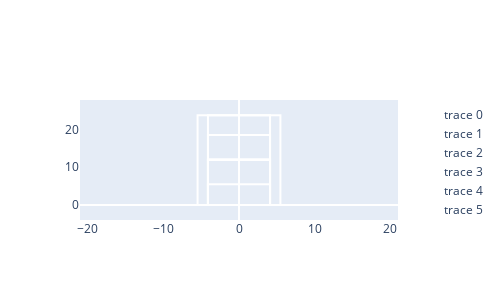

Notebook cell for this chart:
### Code cell
hide_me
#https://www.cours-gratuit.com/tutoriel-python/tutoriel-python-matriser-la-bibliothque-ipywidgets
import ipywidgets as widgets
from ipywidgets import interact
from IPython.display import display, Javascript
from IPython.display import clear_output

##DISPLAY box
def display_menu():
    display(widgets.VBox([widgets.HBox([btn_nextpoint,btn_prevpoint,btn_pause,btn_play, btn_plus_2sec, btn_minus_2sec, btn_end])
                          , widgets.HBox([btn_nextpoint_last, btn_prevpoint_last, widget_shot_index, widget_shot_result,widget_bounce_x,widget_bounce_y])]))


btn_nextpoint = widgets.Button(description='Next Point', layout = widgets.Layout(width='160px'))
btn_prevpoint = widgets.Button(description='Prev Point', layout = widgets.Layout(width='160px'))
#display(btn_nextpoint)
btn_pause = widgets.Button(description='||', layout = widgets.Layout(width='160px'))
btn_play = widgets.Button(description='>', layout = widgets.Layout(width='160px'))
btn_end = widgets.Button(description='End', layout = widgets.Layout(width='160px'))
btn_start = widgets.Button(description='Start', layout = widgets.Layout(width='160px'))
btn_plus_2sec = widgets.Button(description='+2s', layout = widgets.Layout(width='160px'))
btn_minus_2sec = widgets.Button(description='-2s', layout = widgets.Layout(width='160px'))

def nextpoint_handler(btn_object):
    #print('You pressed the {} button!'.format(btn_object.description))
    clear_output()
    display_menu()
    display(Javascript('IPython.notebook.execute_cell_range(IPython.notebook.get_selected_index()-2, IPython.notebook.get_selected_index()-1)'))
    display_point_infos(current_point+1)
def prevpoint_handler(btn_object):
    #print('You pressed the {} button!'.format(btn_object.description))
    clear_output()
    display_menu()
    display(Javascript('IPython.notebook.execute_cell_range(IPython.notebook.get_selected_index()-1, IPython.notebook.get_selected_index())'))
    display_point_infos(current_point+1)
def pause_handler(btn_object):
    player.set_pause(1)
def play_handler(btn_object):
    player.set_pause(0)
def end_handler(btn_end):
    player.release()
def start_handler(btn_start):
    # call the video method
    player = video(filename)
    #GO to point 1
    current_point=0
    return player
def p2sec_handler(btn_object):
    time = player.get_time()
    player.set_time(time+2000)
def m2sec_handler(btn_object):
    time = player.get_time()
    player.set_time(time-2000)
            
#player = btn_start.on_click(start_handler)
btn_nextpoint.on_click(nextpoint_handler)
btn_prevpoint.on_click(prevpoint_handler)
btn_pause.on_click(pause_handler)
btn_play.on_click(play_handler)
btn_end.on_click(end_handler)
btn_plus_2sec.on_click(p2sec_handler)
btn_minus_2sec.on_click(m2sec_handler)

btn_nextpoint_last = widgets.Button(description='Next (last)', layout = widgets.Layout(width='160px'))
btn_prevpoint_last = widgets.Button(description='Prev (last)', layout = widgets.Layout(width='160px'))

def nextpoint_last_handler(btn_object):
    #print('You pressed the {} button!'.format(btn_object.description))
    clear_output()
    display_menu()
    display(Javascript('IPython.notebook.execute_cell_range(IPython.notebook.get_selected_index()-4, IPython.notebook.get_selected_index()-3)'))
    player.set_pause(1)
    display_point_infos(current_point+1)
    trace_point(current_point+1)

def prevpoint_last_handler(btn_object):
    #print('You pressed the {} button!'.format(btn_object.description))
    clear_output()
    display_menu()
    display(Javascript('IPython.notebook.execute_cell_range(IPython.notebook.get_selected_index()-3, IPython.notebook.get_selected_index()-2)'))
    display_point_infos(current_point+1)
    trace_point(current_point-1)
    
#BTN next_last, prev_last
btn_nextpoint_last.on_click(nextpoint_last_handler)
btn_prevpoint_last.on_click(prevpoint_last_handler)

#SHOT INPUT
def on_change_shot(change):
    if change['type'] == 'change' and change['name'] == 'value':
        shot_index=change['new']
        df_shot=df[(df["Point"]==current_point)&(df["Shot"]==shot_index)].head()
        if len(df_shot)>0:
            widget_bounce_x.value=df_shot.iloc[0]["Bounce (x)"]
            widget_bounce_y.value=df_shot.iloc[0]["Bounce (y)"]
        
widget_shot_index=widgets.IntText(value=0,description='Shot:', disabled=False, layout = widgets.Layout(width='160px'))
widget_shot_index.observe(on_change_shot) 

#BOUNCE        
widget_bounce_x=widgets.FloatText(description='Bounce_x:', disabled=False, layout = widgets.Layout(width='160px'), description_tooltip="-4.11 4.11")
widget_bounce_y=widgets.FloatText(description='Bounce_y:', disabled=False, layout = widgets.Layout(width='160px'), description_tooltip="0- 5.48-Serv-11.88\n11.88-Serve-18.48 - 23.73")

#RESULT RadioButtons
def on_change_result(change):
    if change['type'] == 'change' and change['name'] == 'value':
        result = change['new']
        if result == "None":
            pass
        elif result == "Swap Srv":
            swap_server_all_shots(df, current_point)
        elif result == "Shot=0":
            shot_index=widget_shot_index.value
            df.loc[(df["Point"]==current_point)&(df["Shot"]==shot_index),"Shot"]=0
            df.loc[(df["Point"]==current_point)&(df["Shot"]==shot_index),"Result2"]=result
            set_point_winner(df, current_point)
            df.to_csv(filename_csv)#.replace(".csv","_corr.csv"))
        else:
            shot_index=widget_shot_index.value
            print("Shot {0}-new Result:{1}".format(shot_index, result))
            print(df[(df["Point"]==current_point)&(df["Shot"]==shot_index)].head())
            #change the value in the dataframe
            #set old result to resultOld
            df.loc[(df["Point"]==current_point)&(df["Shot"]==shot_index),"ResultOld"]=df.loc[(df["Point"]==current_point)&(df["Shot"]==shot_index),"Result"]
            df.loc[(df["Point"]==current_point)&(df["Shot"]==shot_index),"Bounce (x)Old"]=df.loc[(df["Point"]==current_point)&(df["Shot"]==shot_index),"Bounce (x)"]
            df.loc[(df["Point"]==current_point)&(df["Shot"]==shot_index),"Bounce (y)Old"]=df.loc[(df["Point"]==current_point)&(df["Shot"]==shot_index),"Bounce (y)"]
            #set new result to Result
            df.loc[(df["Point"]==current_point)&(df["Shot"]==shot_index),"Result"]=result
            df.loc[(df["Point"]==current_point)&(df["Shot"]==shot_index),"Bounce (x)"]=widget_bounce_x.value
            df.loc[(df["Point"]==current_point)&(df["Shot"]==shot_index),"Bounce (y)"]=widget_bounce_y.value
            #set new result to Result2
            df.loc[(df["Point"]==current_point)&(df["Shot"]==shot_index),"Result2"]=result
            df.loc[(df["Point"]==current_point)&(df["Shot"]==shot_index),"Bounce (x)2"]=widget_bounce_x.value
            df.loc[(df["Point"]==current_point)&(df["Shot"]==shot_index),"Bounce (y)2"]=widget_bounce_y.value
            set_point_winner(df, current_point)
            df.to_csv(filename_csv)#.replace(".csv","_corr.csv"))
        
widget_shot_result=widgets.RadioButtons(
    options=["None",'In', 'Out', 'Net', 'Let', "Shot=0","Swap Srv"],
    value='None',
    description='Result:',
    disabled=False,
)
widget_shot_result.observe(on_change_result) 

display_menu()

### Figure 1 — Plotly figure (JSON) as saved in the notebook; plotly's stock layout.template omitted (floating-point values rounded to 4 significant figures)
{"data": [{"line": {"color": "white"}, "mode": "lines", "type": "scatter", "x": [-5.48, -5.48, 5.48, 5.48], "y": [0, 23.73, 23.73, 0]}, {"line": {"color": "white"}, "mode": "lines", "type": "scatter", "x": [-4.11, -4.11, 4.11, 4.11], "y": [0, 23.73, 23.73, 0]}, {"line": {"color": "white"}, "mode": "lines", "type": "scatter", "x": [-4.11, -4.11, 4.11, 4.11], "y": [0, 11.88, 11.88, 0]}, {"line": {"color": "white"}, "mode": "lines", "type": "scatter", "x": [-4.11, -4.11, 4.11, 4.11], "y": [0, 5.48, 5.48, 0]}, {"line": {"color": "white"}, "mode": "lines", "type": "scatter", "x": [-4.11, -4.11, 4.11, 4.11], "y": [0, 12.08, 12.08, 0]}, {"line": {"color": "white"}, "mode": "lines", "type": "scatter", "x": [-4.11, -4.11, 4.11, 4.11], "y": [0, 18.48, 18.48, 0]}], "layout": {"autosize": false, "height": 300, "width": 500, "xaxis": {"range": [-5, 5], "scaleanchor": "y", "scaleratio": 2, "showgrid": false}, "yaxis": {"range": [-4, 27.76], "showgrid": false}}}
